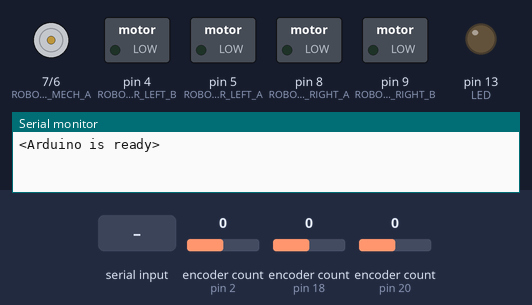
Bench run of a sketch on a simulated Arduino Mega 2560, built with avr-gcc and run on an emulated ATmega2560. Shown: motor-driver pin pairs drawn as motors (green arrow = first pin HIGH = forward, orange = second pin HIGH = backward, longer = more drive), switched loads named in the sketch (green lamp = pin HIGH), output pins drawn as LEDs (lit = HIGH), the last lines printed to the serial monitor. The test bench sets the inputs (shaded band); at power-on: encoder count (sensors on pin 20, pin 2, pin 18) 0. EEPROM starts erased.

Above: at 1.2 s.
1.3 s: "<g>" received over Serial
At 2.18 s:
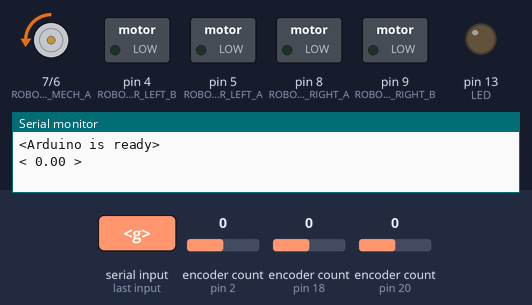
At 3.88 s:
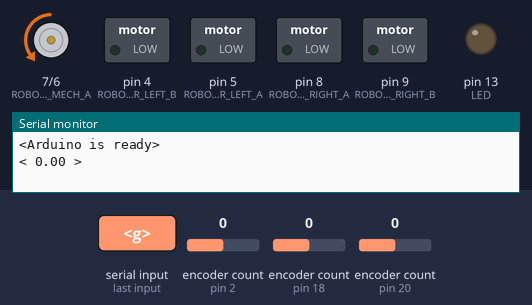
4.3 s: encoder count (sensor on pin 20) set to 1
At 5.19 s:
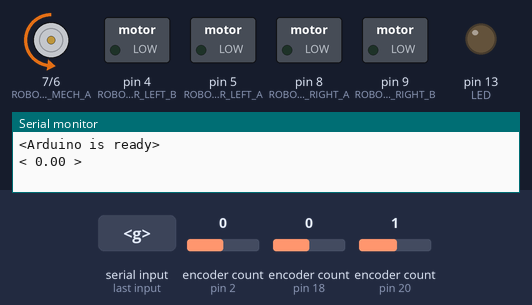
7.3 s: "<s>" received over Serial
Timing chart, 0 to 10.3 s (numbered marks = the images above; inputs shaded):
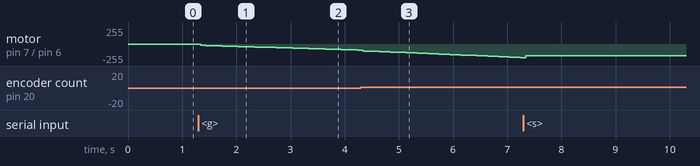

The sketch:

SENTINEL_Continuous.ino
```cpp
/* ----------------------------------------------------------
       SENTINEL - Final Arduino MEGA script

       Harris M

       March 24, 2020
   ---------------------------------------------------------- */

/* ----------------------------------------------------------
       LIBRARIES
   ---------------------------------------------------------- */
#include <Encoder.h>
#include <EEPROM.h>
#include <PID_v1.h>

/* ----------------------------------------------------------
       PINS and CONSTANTS
   ---------------------------------------------------------- */
#define ROBOT_MOTOR_RIGHT_A 8
#define ROBOT_MOTOR_RIGHT_B 9
#define ROBOT_MOTOR_LEFT_A 5
#define ROBOT_MOTOR_LEFT_B 4
#define ROBOT_MOTOR_MECH_A 7
#define ROBOT_MOTOR_MECH_B 6
#define e_one 0
#define e_two 1
#define e_three 2
#define e_four 3

#define motorLeft_estart  0
#define motorRight_estart 4
#define motorMech_estart  8

#define flag 4
#define REV 360.00
#define PPR 1080.00
#define NUM_CHARS 64
#define LED LED_BUILTIN
#define RPM_CONST 60000.0

#define Kp 4.0
#define Ki 5.0
#define Kd 0.20

/* ----------------------------------------------------------
       GLOBAL ARRAYS/Variables
   ---------------------------------------------------------- */
long oldPosition_motorRight  = -999;
long oldPosition_motorLeft  = -999;
long oldPosition_motorMech  = -999;
float rev_count_motorRight, rev_count_motorLeft, rev_count_motorMech;
double newPosition_motorLeft, newPosition_motorRight, newPosition_motorMech;
double deg;
double previous_change;
float deg_motorRight, deg_motorLeft, def_motorMech;
float motorLeft_init, motorRight_init, motorMech_init;
unsigned long t;
unsigned long start_time;
unsigned long tinit = micros();
unsigned long delta_t;
int i;
char receivedMessage[NUM_CHARS];
bool newData = false;
bool sendFlag = false;

double Setpoint, actual_rpm, Output;
PID myPID(&actual_rpm, &Output, &Setpoint, Kp, Ki, Kd, DIRECT);

/* ----------------------------------------------------------
       FUNCTIONS
   ---------------------------------------------------------- */
float angle_calc(double rev_c);
unsigned char EEPROM_read(int index);
void EEPROM_clear();
void EEPROM_write(int index, int val);
void recvFromRPI();
void replyToRPI();
void anothaReplyToRPI();

// Instantiate encoders
Encoder motorLeft(2, 3);
Encoder motorRight(18, 19);
Encoder motorMech(20, 21);

/*--- SETUP ---*/
void setup() {
  // LED ON while we are initializing
  pinMode(LED, OUTPUT);
  digitalWrite(LED, HIGH);

  // Instantiate motor control pins
  pinMode(ROBOT_MOTOR_RIGHT_A, OUTPUT);
  pinMode(ROBOT_MOTOR_RIGHT_B, OUTPUT);
  pinMode(ROBOT_MOTOR_LEFT_A, OUTPUT);
  pinMode(ROBOT_MOTOR_LEFT_B, OUTPUT);
  pinMode(ROBOT_MOTOR_MECH_A, OUTPUT);
  pinMode(ROBOT_MOTOR_MECH_B, OUTPUT);

  // Instantiate serial bus
  Serial.begin(115200);

  // Initialize EEPROM
  char motorLeft_e_one = EEPROM_read(motorLeft_estart);
  char motorLeft_e_two = EEPROM_read(motorLeft_estart + 1);
  char motorLeft_e_three = EEPROM_read(motorLeft_estart + 2);
  char motorLeft_e_four = EEPROM_read(motorLeft_estart + 3);

  char motorRight_e_one = EEPROM_read(motorRight_estart);
  char motorRight_e_two = EEPROM_read(motorRight_estart + 1);
  char motorRight_e_three = EEPROM_read(motorRight_estart + 2);
  char motorRight_e_four = EEPROM_read(motorRight_estart + 3);

  char motorMech_e_one = EEPROM_read(motorMech_estart);
  char motorMech_e_two = EEPROM_read(motorMech_estart + 1);
  char motorMech_e_three = EEPROM_read(motorMech_estart + 2);
  char motorMech_e_four = EEPROM_read(motorMech_estart + 3);

  long motorLeft_cat = (((long)motorLeft_e_four << 24) | ((long)motorLeft_e_three << 16) | ((long)motorLeft_e_two << 8) | (long)motorLeft_e_one);
  motorLeft_init = *(float*)&motorLeft_cat;

  long motorRight_cat = (((long)motorRight_e_four << 24) | ((long)motorRight_e_three << 16) | ((long)motorRight_e_two << 8) | (long)motorRight_e_one);
  motorRight_init = *(float*)&motorRight_cat;

  long motorMech_cat = (((long)motorMech_e_four << 24) | ((long)motorMech_e_three << 16) | ((long)motorMech_e_two << 8) | (long)motorMech_e_one);
  motorMech_init = *(float*)&motorMech_cat;

  // Initialize PID
  Setpoint = 0.00;
  actual_rpm = 0.00;
  myPID.SetMode(AUTOMATIC);


  Serial.println("<Arduino is ready>");
  digitalWrite(LED, LOW);
}

void loop() {
  if (i == 1){
    start_time = micros();
    i = 0;
  }
  newPosition_motorLeft = motorLeft.read();
  newPosition_motorRight = motorRight.read();
  newPosition_motorMech = motorMech.read();

  if (newPosition_motorLeft != oldPosition_motorLeft) {
    oldPosition_motorLeft = newPosition_motorLeft;

    rev_count_motorLeft = newPosition_motorLeft / 1080.00;
    rev_count_motorLeft += motorLeft_init;

    float abs_save = abs(rev_count_motorLeft);
    abs_save = abs_save - floor(abs_save);

    if (rev_count_motorLeft > 0){
      rev_count_motorLeft = abs_save;
    }
    else if (rev_count_motorLeft < 0) {
      rev_count_motorLeft = -abs_save;
    }

    double angle = angle_calc(rev_count_motorLeft);

    byte* byte_split = (byte*)&rev_count_motorLeft;

    EEPROM_write(motorLeft_estart, byte_split[motorLeft_estart]);
    EEPROM_write(motorLeft_estart + 1, byte_split[motorLeft_estart + 1]);
    EEPROM_write(motorLeft_estart + 2, byte_split[motorLeft_estart + 2]);
    EEPROM_write(motorLeft_estart + 3, byte_split[motorLeft_estart + 3]);
    // Following two lines are for debugging
    // Serial.print("Motor 1 position: ");
    // Serial.println(newPosition_motor1);
  }

  if (newPosition_motorRight != oldPosition_motorRight) {
    oldPosition_motorRight = newPosition_motorRight;

    rev_count_motorRight = newPosition_motorRight / 1080.00;
    rev_count_motorRight += motorRight_init;

    float abs_save = abs(rev_count_motorRight);
    abs_save = abs_save - floor(abs_save);

    if (rev_count_motorRight > 0){
      rev_count_motorRight = abs_save;
    }
    else if (rev_count_motorRight < 0) {
      rev_count_motorRight = -abs_save;
    }

    double angle = angle_calc(rev_count_motorRight);

    byte* byte_split = (byte*)&rev_count_motorRight;

    EEPROM_write(motorRight_estart, byte_split[motorRight_estart]);
    EEPROM_write(motorRight_estart + 1, byte_split[motorRight_estart + 1]);
    EEPROM_write(motorRight_estart + 2, byte_split[motorRight_estart + 2]);
    EEPROM_write(motorRight_estart + 3, byte_split[motorRight_estart + 3]);
    // Following two lines are for debugging
    // Serial.print("Motor 2 position: ");
    // Serial.println(newPosition_motor2);
  }

  if (newPosition_motorMech != oldPosition_motorMech) {
    previous_change = (newPosition_motorMech - oldPosition_motorMech)/1080.00;
    delta_t = micros() - start_time;
    i = 1;
    actual_rpm = (previous_change * RPM_CONST) / delta_t;
    oldPosition_motorMech = newPosition_motorMech;

    rev_count_motorMech = newPosition_motorMech / 1080.00;
    rev_count_motorMech += motorMech_init;

    float abs_save = abs(rev_count_motorMech);
    abs_save = abs_save - floor(abs_save);

    if (rev_count_motorMech > 0){
      rev_count_motorMech = abs_save;
    }
    else if (rev_count_motorMech < 0) {
      rev_count_motorMech = -abs_save;
    }

    double angle = angle_calc(rev_count_motorMech);

    byte* byte_split = (byte*)&rev_count_motorMech;

    EEPROM_write(motorMech_estart, byte_split[motorMech_estart]);
    EEPROM_write(motorMech_estart + 1, byte_split[motorMech_estart + 1]);
    EEPROM_write(motorMech_estart + 2, byte_split[motorMech_estart + 2]);
    EEPROM_write(motorMech_estart + 3, byte_split[motorMech_estart + 3]);
    // Following two lines are for debugging
    // Serial.print("Motor 3 position: ");
    // Serial.println(newPosition_motor3);
  }

  recvFromRPI();
  replyToRPI();
//   Serial.print("actual_rpm: ");
//   Serial.print(actual_rpm);
//   Serial.print(". Setpoint: ");
//   Serial.print(Setpoint);
//   Serial.print(". Output: ");
//   Serial.print(Output);
//   Serial.println();
//   Serial.print(actual_rpm);
//   Serial.print(" ");
//   Serial.print(Setpoint);
//   Serial.print(" ");
//   Serial.println((Output/255.0) * 4.00);
//   Serial.print(" ");
   myPID.Compute();
   analogWrite(ROBOT_MOTOR_MECH_A, 0);
   analogWrite(ROBOT_MOTOR_MECH_B, Output);

  //if (Setpoint - newPosition_motorMech < 10 && sendFlag == true){
    //  Setpoint = newPosition_motorMech;
     // anothaReplyToRPI();
   //   sendFlag = false;
  //}
}

/*--------------------------------------------------
 * Function: EEPROM_clear
 * Purpose: Clears the EEPROM
 * Input: None
 * Output: None
--------------------------------------------------*/
void EEPROM_clear() {
  // Following loop clears each EEPROM index
  for (int i = 0; i < EEPROM.length(); i++) {
    EEPROM.write(i, 0);
  }

  //Following loop checks to see if the CLEAR was successful
  for (int address = 0; address < EEPROM.length(); address++) {
    int current_val = EEPROM.read(address);

    // I commented this out for now, but I should come back to this later
    // and actually code it
    if (current_val != 0) {
      // Serial.println("EEPROM CLEAR not successful, something went wrong.");
      break;
    }
  }

}

/* ----------------------------------------------------------
   Function:      EEPROM_read
   Description:   Reads a desired index from the EEPROM
   Inputs:        Index to read from the EEPROM
   Outputs:       Value in the index of the EEPROM
   ---------------------------------------------------------- */
unsigned char EEPROM_read(int index) {
  unsigned char current_val = EEPROM.read(index);
  return current_val;
}

/* ----------------------------------------------------------
   Function:      EEPROM_write
   Description:   Writes a value into the desired index of the
                  EEPROM
   Inputs:        Index we want to write to and the value we want
   Outputs:       None
   ---------------------------------------------------------- */
void EEPROM_write(int index, int val) {
  EEPROM.write(index, val);
}

/* ----------------------------------------------------------
   Function:      angle_calc
   Description:   Calculates the angle of the sensor given rev count
   Inputs:        The number of revolutions passed
   Outputs:       The number of degrees turned
   ---------------------------------------------------------- */
float angle_calc(double rev_c) {
  int round_ = (int) rev_c;

  deg = abs(rev_c - round_) * REV;

  if (rev_c < 0) {
    deg *= -1;
  }

  return deg;
}

/* ----------------------------------------------------------
   Function:      recvFromRPI
   Description:   Receives the properly encoded message from the
                  RPI
   Inputs:        None
   Outputs:       None, but populates receivedChars
   ---------------------------------------------------------- */
void recvFromRPI(){
  static boolean recvInProgress = false;
  static byte ndx = 0;
  char startMarker = '<';
  char endMarker = '>';
  char rc;

  while (Serial.available() > 0 && newData == false) {
    rc = Serial.read();

    if (recvInProgress == true) {
      if (rc != endMarker) {
        receivedMessage[ndx] = rc;
        ndx++;
        if (ndx >= NUM_CHARS) {
          ndx = NUM_CHARS - 1;
          }
        }
        else {
          receivedMessage[ndx] = '\0';
          recvInProgress = false;
          ndx = 0;
          newData = true;
          }
      }

      else if (rc == startMarker) {
        recvInProgress = true;
        }
    }
}

/* ----------------------------------------------------------
   Function:      replyToRPI
   Description:   Replies to the RPI on the serial bus
   Inputs:        None
   Outputs:       None
   ---------------------------------------------------------- */
void replyToRPI(){
  if (newData == true && receivedMessage[0] == 'g'){
      sendFlag = true;
      Serial.print("<");
      Serial.print(" ");
      Serial.print(newPosition_motorMech);
      Serial.print(" ");
      Serial.print('>');
      newData = false;
      Setpoint = 7.00;
    }
    else if (newData == true && receivedMessage[0] == 's'){
      sendFlag = true;
      Serial.print("<");
      Serial.print(" ");
      Serial.print(newPosition_motorMech);
      Serial.print(" ");
      Serial.print('>');
      previous_change = 0;
      start_time = 0;
      actual_rpm = 0;
      Setpoint = 0.00;
      newData = false;
    }
    //myPID.Compute();
    //analogWrite(ROBOT_MOTOR_MECH_A, 0);
    //analogWrite(ROBOT_MOTOR_MECH_B, Output);
}

/* ----------------------------------------------------------
   Function:      anothaReplyToRPI
   Description:   Replies to the RPI on the serial bus
   Inputs:        None
   Outputs:       None
   ---------------------------------------------------------- */
void anothaReplyToRPI(){
  Serial.print("<");
  Serial.print("D");
  Serial.print(" ");
  Serial.print(angle_calc(newPosition_motorMech / 1080.00));
//   Serial.print(" ");
  Serial.print(">");
//   delay(500);
}
```

Measured:
- after the input at 1.3 s, motor on pin 7 (ROBOT_MOTOR_MECH_A) / pin 6 (ROBOT_MOTOR_MECH_B): moves from stopped to backward 90/255 over 2.9 s, starting at once
